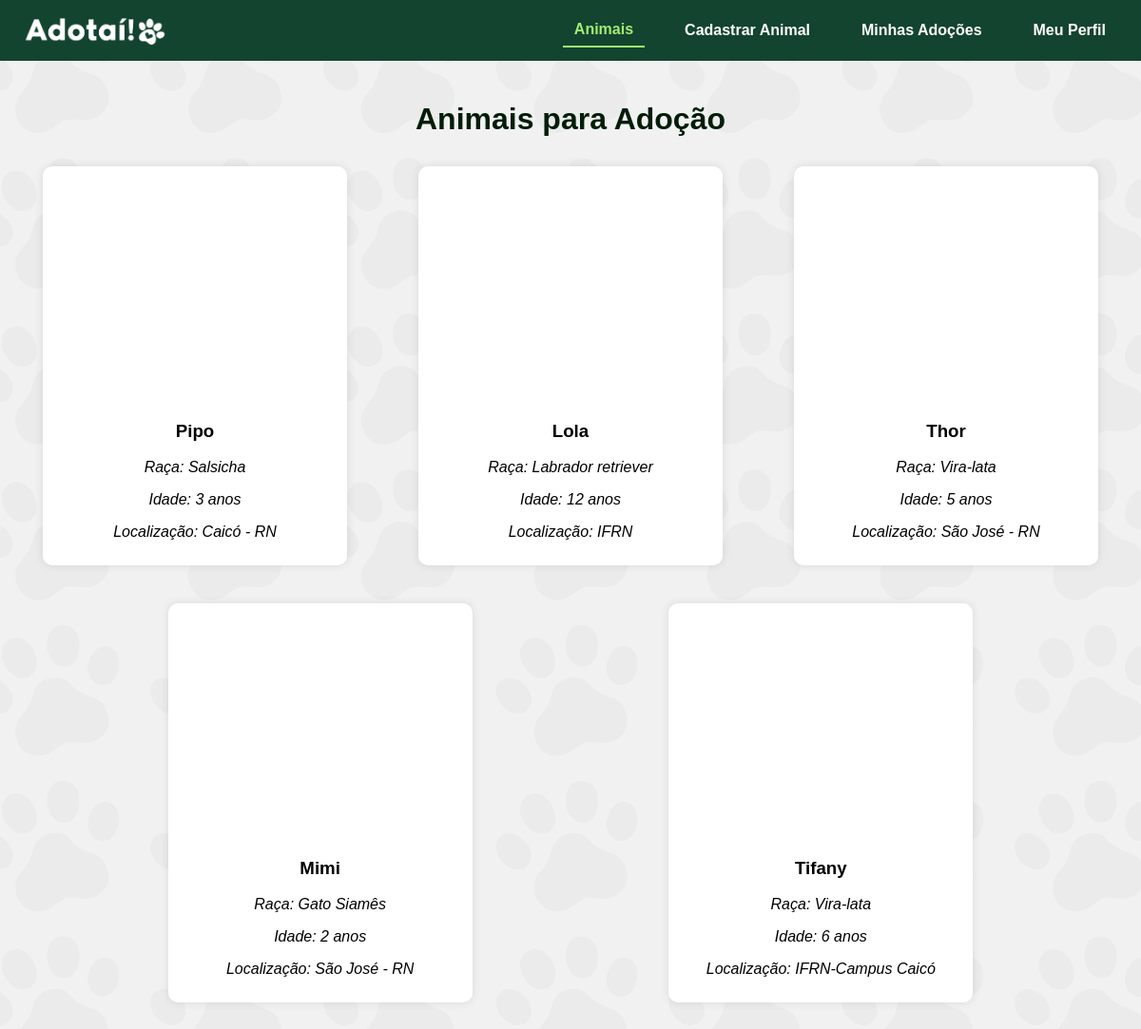
/animais/ (signed in), run on the app's committed database.
### models/animal.py (models this page shows, shortened)
class Animal(Base):
    __tablename__ = "animais"
    id: Mapped[int] = mapped_column(Integer, primary_key=True)
    nome: Mapped[str] = mapped_column(String(40), nullable=False)
    raca: Mapped[str] = mapped_column(String(40), nullable=False)
    idade: Mapped[int] = mapped_column(Integer, nullable=False)
    sexo: Mapped[str] = mapped_column(String(40), nullable=False)
    porte: Mapped[str] = mapped_column(String(40), nullable=False)
    vacinado: Mapped[bool] = mapped_column(Boolean, nullable=False)
    vacinas_tomadas: Mapped[str] = mapped_column(String(320), nullable=False)
    sobre: Mapped[str] = mapped_column(String(320), nullable=False)
    foto: Mapped[str] = mapped_column(String(700), nullable=False)
    localizacao: Mapped[str] = mapped_column(String(100), nullable=False)
    nome_protetor: Mapped[str] = mapped_column(String(320), nullable=False)
    telefone_contato: Mapped[str] = mapped_column(String(15), nullable=False)
    email_contato: Mapped[str] = mapped_column(String(100), nullable=False)
    usuario_cad_id = mapped_column(Integer, ForeignKey("usuarios.id"), nullable=False)
    usuario = relationship("Usuario")

### controllers/animais_controller.py (the view)
@animais_bp.route('/', methods=['GET'])
def animais():
    with Sessao_base() as sessao:
        adocoes = sessao.query(Adocao).all()
        adotados_ids = []
        for adocao in adocoes:
            adotados_ids.append(adocao.animal_id)
        if adotados_ids:
            animais_disponiveis = sessao.query(Animal).filter(~Animal.id.in_(adotados_ids)).all()
        else:
            animais_disponiveis = sessao.query(Animal).all()
    return render_template('animais.html', animais=animais_disponiveis)

### controllers/autenticacao_controller.py (called while the page is built)
@login_manager.user_loader
def load_user(user_id):
    with Sessao_base() as sessao:
        return sessao.get(Usuario, int(user_id))

### templates/animais.html (shortened to what this page needs)
{% extends 'base.html'%}
{% block extra_css %}<link rel="stylesheet" href="{{ url_for('static', filename='padrao2.css') }}">{% endblock %}
{% block conteudo %}
<div class="container">
    <h1>Animais para Adoção</h1>
    <div class="animais">
       {% for animal in animais %}
        <a class="card_link" href="{{ url_for('animais.detalhes_animal', animal_id=animal.id) }}">
        <div class="animal-card">
            <div class="foto-animal" style="background-image: url('{{ animal.foto }}');">
            </div>
            <div class="info-animal">
                <h3>{{ animal.nome }}</h3>
                <p>Raça: {{ animal.raca }}</p>
                <p>Idade: {{ animal.idade }} anos</p>
                <p>Localização: {{ animal.localizacao }}</p>
            </div>
        </div>
        </a>
        {% endfor %}
    </div>
</div>
{% endblock %}

### static/menu.css (style rules this page uses)
h1, h2, h3, p, a { font-family:'Gill Sans', 'Gill Sans MT', Calibri, 'Trebuchet MS', sans-serif; }

### static/padrao.css (style rules this page uses)
body { margin: 0; min-height: 100vh; position: relative; }
body::before { content: ""; position: fixed; inset: 0; background-image: url("../static/img/fundo.svg"); background-repeat: no-repeat; background-position: center; background-size: cover; background-attachment: fixed; opacity: 0.4; z-index: -1; }
body { background-color: #f1f1f1; }
.container { display: flex; justify-content: center; width: 100%; height: 90vh; max-height: fit-content; flex-direction: column; margin-top: 11vh; }
p { font-style: italic; }

### static/padrao2.css (style rules this page uses)
body { margin: 0; min-height: 100vh; position: relative; }
body::before { content: ""; position: fixed; inset: 0; background-image: url("../static/img/fundo.svg"); background-repeat: no-repeat; background-position: center; background-size: cover; background-attachment: fixed; opacity: 0.4; z-index: -1; }
body { background-color: #f1f1f1; }
.container { display: flex; justify-content: flex-start; width: 100%; height: 900vh; flex-direction: column; margin-bottom: 5px; position: relative; top: -4vh; padding-bottom: 10px; }
.container h1 { text-align: center; color: #021d09; font-family:'Trebuchet MS', 'Lucida Sans Unicode', 'Lucida Grande', 'Lucida Sans', Arial, sans-serif; font-weight: bold; margin-top: 0; }
.animais { display: flex; flex-direction: row; margin: 10px; flex-wrap: wrap; margin-bottom: 10px; justify-content: space-evenly; column-gap: 40px; row-gap: 40px; }
.animal-card { display: flex; background-color: white; box-shadow: 0 0 10px rgba(0,0,0,0.1); width: 300px; height: 400px; flex-direction: column; border-radius: 10px; }
.info-animal { max-height: auto; text-align: center; }
.foto-animal { margin-top: 12px; position: relative; overflow: hidden; width: 170px; height: 230px; border-radius: 10px; display: flex; justify-content: center; align-items: center; align-self: center; }
.foto-animal { background-size: cover; background-position: center; }
.foto-animal::before { content: ""; position: absolute; inset: 0; background-image: inherit; background-size: cover; background-position: center; filter: blur(20px); transform: scale(1.1); z-index: 1; }
.card_link { text-decoration: none; color: inherit; }
.animal-card { display: flex; flex-direction: column; align-items: center; padding: 10px; border-radius: 10px; background-color: #fff; box-shadow: 0 0 10px rgba(0,0,0,0.1); gap: 10px; }

### data on the page
Animal: nome "Pipo", raca "Salsicha", idade "3", localizacao "Caicó - RN"
Animal: nome "Lola", raca "Labrador retriever", idade "12", localizacao "IFRN"
Animal: nome "Thor", raca "Vira-lata", idade "5", localizacao "São José - RN"
Animal: nome "Mimi", raca "Gato Siamês", idade "2", localizacao "São José - RN"
Animal: nome "Tifany", raca "Vira-lata", idade "6", localizacao "IFRN-Campus Caicó"
